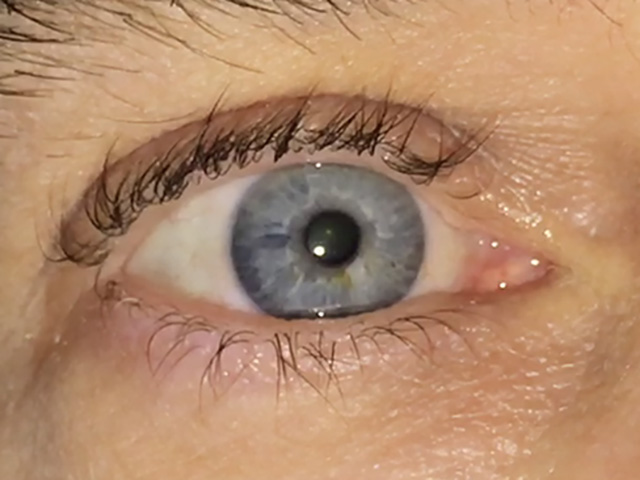
#> input picture IMGS_211_notebook_resources/eye1.jpg, 640 x 480 px, found by its file name
$ jupyter execute '4. Display some figures.ipynb'
#> lines starting #> are read from the running program, lines starting #| are printed output that depends on the picture
# RIT IMGS 211: Probability and Statistics for Imaging Scientists
### Created by Gabriel J. Diaz

* Import two images.

* Display them.

* Line plot of...
  * Digital counts on X
  * Frequency on Y


* Extract mean red, green, and blue values for each image.
  * Plot using box plot
* Convert image data into the HSV color space
* Plot hue values for apples vs oranges

[cell 1]
import matplotlib.pyplot as plt
import numpy as np

# Import and display an image

The image must be placed in the folder "IMGS211" on mydrive

[cell 2]
from google.colab import drive
from zmq.sugar.frame import Frame
drive.mount("/content/drive",force_remount=True)
import os

os.chdir('/content/drive/MyDrive/IMGS211')

import cv2
from google.colab.patches import cv2_imshow

[cell 3]
eye_image = cv2.imread('eye1.jpg');
#> eye_image is the input picture: shape (480, 640, 3); mean B, G, R 107.9, 137.6, 177.9
cv2_imshow(eye_image)

# Below, I extract two patches from the image.

In the subsequent notebook, I will explore the color information in these two patches.

[cell 4]
eye_image = cv2.imread('eye1.jpg');

thickness = 2
win_size = [30, 30]

skinbox_color = (255, 255, 0) # In openCV, BGR.  This is BLUE + GREEN (cyan)
skinbox_start_point = np.array([250, 410])
skinbox_end_point = skinbox_start_point + win_size

irisbox_color = (0, 255, 255) # In openCV, BGR.  This is GREEN + RED (yellow)
irisbox_start_point = np.array([250, 200])
irisbox_end_point = irisbox_start_point + win_size

# Add a cyan box to indicate the pupil
eye_image = cv2.rectangle(eye_image, skinbox_start_point, skinbox_end_point, skinbox_color, thickness)

# Add a yellow box to indicate the iris
eye_image = cv2.rectangle(eye_image, irisbox_start_point, irisbox_end_point, irisbox_color, thickness)

cv2_imshow(eye_image)

# Define skin_image, iris_image.

I will use indexing to isolate the sections of the image indicated above.
I will also seperate out color channels (e.g., p_blue, i_blue)

[cell 5]
eye_image = cv2.imread('eye1.jpg');

skin_image = eye_image[410:440, 250:280, :]
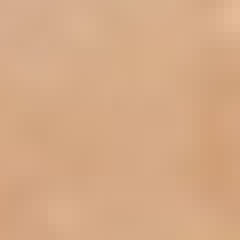
#> skin_image: shape (30, 30, 3) (shown 8 times larger); mean B, G, R 133.6, 169.1, 212.9
iris_image = eye_image[200:230, 250:280, :]
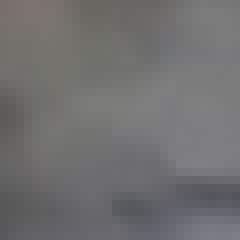
#> iris_image: shape (30, 30, 3) (shown 8 times larger); mean B, G, R 112, 111.6, 112.2

cv2_imshow(skin_image)
cv2_imshow(iris_image)

Plot seperate color channels for both.

[cell 6]
s_blue = skin_image[:,:,0]
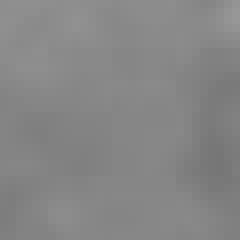
#> s_blue: shape (30, 30) (shown 8 times larger); min 118, max 151, mean 133.6
s_green = skin_image[:,:,1]
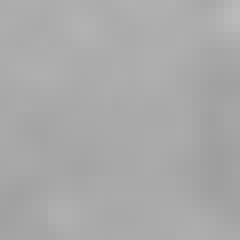
#> s_green: shape (30, 30) (shown 8 times larger); min 158, max 186, mean 169.1
s_red = skin_image[:,:,2]
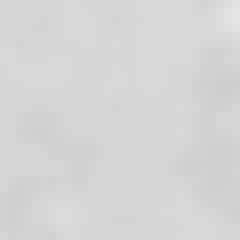
#> s_red: shape (30, 30) (shown 8 times larger); min 206, max 229, mean 212.9

i_blue = iris_image[:,:,0]
i_green = iris_image[:,:,1]
i_red = iris_image[:,:,2]

cv2_imshow(np.hstack([s_blue, s_green, s_red]))
cv2_imshow(np.hstack([i_blue, i_green, i_red]))
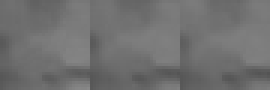
#> shown: shape (30, 90) (shown 3 times larger); min 84, max 136, mean 111.9

# A scatter plot of image patches

[cell 7]
# We need an x value for every y value.
# We have len(s_blue.flatten() y values.
# Below, I use a trick to repeat the list [1] that many times!
x_data = [1] * len(s_blue.flatten()) # Multipy a list by an integer to repeat the list
#> x_data = 900 values from 1 to 1

plt.scatter( x_data, s_blue.flatten(), s = 3, c='b')
plt.scatter( [2] * len(s_green.flatten()), s_green.flatten(), s = 3, c='g')
plt.scatter( [3] * len(s_red.flatten()), s_red.flatten(), s = 3, c='r')

# Adding the title
plt.title("Digital count frequency (all channels)")

# Adding the labels
plt.ylabel("frequency")
plt.xlabel("digital count")

# Change tick labels
plt.xticks([1,2,3],['blue','green','red'])

# Box plot

[cell 8]
# basic Box plot
plt.boxplot([s_blue.flatten(),s_green.flatten(),s_red.flatten() ]);

# Adding the title
plt.title("Digital count frequency (all channels)")

# Adding the labels
plt.ylabel("frequency")
plt.xlabel("digital count")

# Change tick labels
plt.xticks([1,2,3],['blue','green','red'])
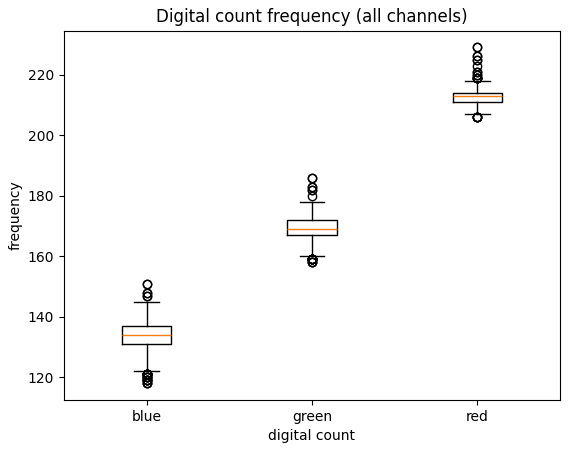
#> figure drawn by matplotlib, 1 panel

## Plot the number of occurrances of each value in each channel

[cell 9]
b_values, b_counts = np.unique(s_blue.flatten(), return_counts=True,)
#> b_values = 31 values from 118 to 151; b_counts = 31 values, max 119 at index 16, min 1 at index 26, mean 29.03
g_values, g_counts = np.unique(s_green.flatten(), return_counts=True,)
#> g_values = 25 values from 158 to 186; g_counts = 25 values, max 126 at index 11, min 1 at index 21, mean 36
r_values, r_counts = np.unique(s_red.flatten(), return_counts=True,)
#> r_values = 20 values from 206 to 229; r_counts = 20 values, max 205 at index 7, min 1 at index 16, mean 45

plt.plot(b_values, b_counts,'b')
plt.plot(g_values, g_counts,'g')
plt.plot(r_values, r_counts,'r')

# Adding the title
plt.title("Frequency")

# Adding the labels
plt.ylabel("number of occurrences (frequency)")
plt.xlabel("digital count")
#> figure, not shown here; curve peaks at x = 134, y = 119; curve peaks at x = 169, y = 126; curve peaks at x = 213, y = 205

# What if we need to compare the color of two images?

This is difficult with RBG, because the color channels influence on appearance is not independent.  This would be more informative if we view the color in the HSV color space.  This way, we can look at just the hue, independent of saturation and value.

Let's compare an image patch from the pupil with one from the iris.  Here are the patch locations I've selected for you.

[cell 10]
eye_image = cv2.imread('eye1.jpg');

thickness = 2
win_size = [30, 30]

pupilbox_color = (255, 255, 0) # In openCV, BGR.  This is BLUE + GREEN (cyan)
pupilbox_start_point = np.array([320, 215])
pupilbox_end_point = pupilbox_start_point + win_size

irisbox_color = (0, 255, 255) # In openCV, BGR.  This is GREEN + RED (yellow)
irisbox_start_point = np.array([250, 200])
irisbox_end_point = irisbox_start_point + win_size

# Add a cyan box to indicate the pupil
eye_image = cv2.rectangle(eye_image, pupilbox_start_point, pupilbox_end_point, pupilbox_color, thickness)

# Add a yellow box to indicate the iris
eye_image = cv2.rectangle(eye_image, irisbox_start_point, irisbox_end_point, irisbox_color, thickness)
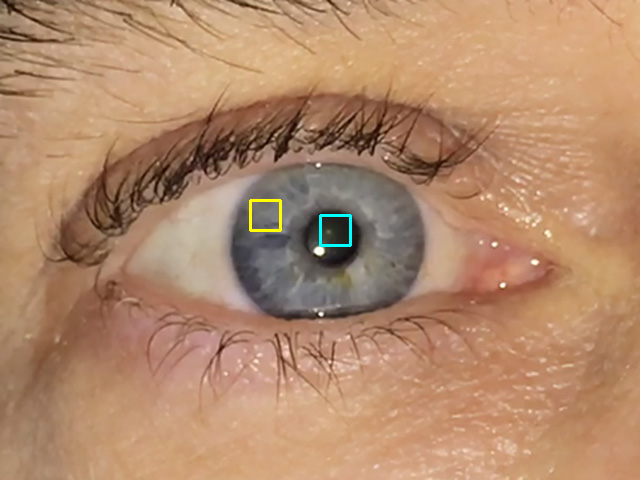
#> eye_image: shape (480, 640, 3); mean B, G, R 108, 138.1, 178.1

cv2_imshow(eye_image)

Below, I isolate the patches into two new images, and covert them into the HSV colorpsace representation.

[cell 11]
eye_image = cv2.imread('eye1.jpg');

pupil_image = eye_image[215:245, 320:350, :]
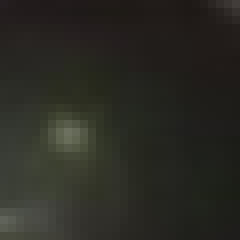
#> pupil_image: shape (30, 30, 3) (shown 8 times larger); mean B, G, R 35.4, 41.9, 42.2
iris_image = eye_image[200:230, 250:280, :]


cv2_imshow(pupil_image)
pupil_hsv = cv2.cvtColor(pupil_image, cv2.COLOR_BGR2HSV)
#> pupil_hsv: shape (30, 30, 3); mean H, S, V 27.7, 47.2, 43.3
print(f'The dimensions of pupil_hsv are:  {np.shape(pupil_hsv)}' )
#| The dimensions of pupil_hsv are:  (30, 30, 3)

cv2_imshow(iris_image)
iris_hsv = cv2.cvtColor(iris_image, cv2.COLOR_BGR2HSV)
#> iris_hsv: shape (30, 30, 3); mean H, S, V 63.5, 9.1, 114.1
print(f'The dimensions of iris_hsv are:  {np.shape(iris_hsv)}' )
#| The dimensions of iris_hsv are:  (30, 30, 3)

[cell 12]
# basic plot
plt.boxplot([pupil_hsv[:,:,0].flatten(), iris_hsv[:,:,0].flatten()]);
plt.violinplot([pupil_hsv[:,:,0].flatten(), iris_hsv[:,:,0].flatten()]);

# Adding the title
plt.title("The hue component of pupil and iris image patches")

# Adding the labels
plt.ylabel("hue component (from 0-180)")
plt.xlabel("image patch location")

# Change tick labels
plt.xticks([1,2],['pupil', 'iris'])

[cell 13]
# basic plot
plt.boxplot([pupil_hsv[:,:,2].flatten(), iris_hsv[:,:,1].flatten()]);
plt.violinplot([pupil_hsv[:,:,2].flatten(), iris_hsv[:,:,1].flatten()]);

# Adding the title
plt.title("The value component of pupil and iris image patches")

# Adding the labels
plt.ylabel("value component (from 0-180)")
plt.xlabel("image patch location")

# Change tick labels
plt.xticks([1,2],['pupil', 'iris'])
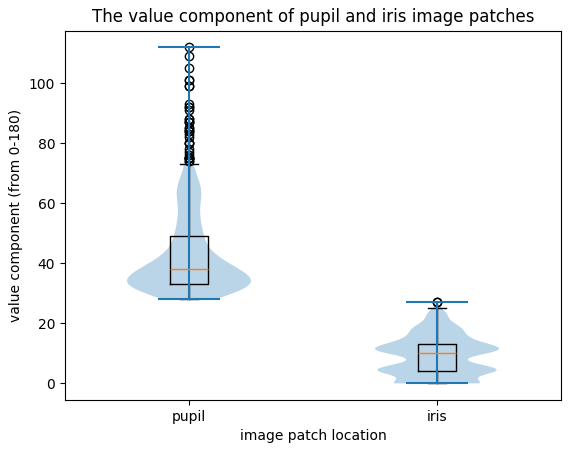
#> figure drawn by matplotlib, 1 panel
